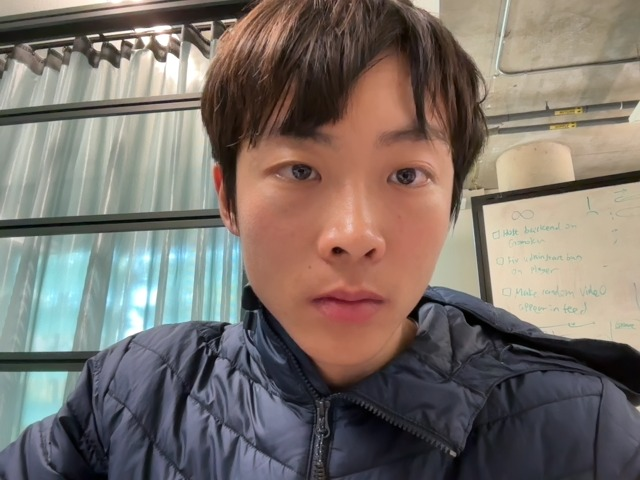
#> input picture newBackend/uploads/uploaded_image.jpg, 640 x 480 px
$ python -i test.py   (imports and definitions only)
#> lines starting #> are read from the running program, lines starting #| are printed output that depends on the picture
from typing import Optional

import cv2
import numpy as np
from scipy.signal import find_peaks, savgol_filter

# COLLECT LAST ~40 FRAMES

# Initialize the webcam
# cap = cv2.VideoCapture(0)

face_cascade = cv2.CascadeClassifier(cv2.data.haarcascades + 'haarcascade_frontalface_default.xml')

# Parameters for peak detection and Savitzky-Golay filter
THRESHOLD = 0.005  # Threshold to detect significant change in rmse
POLYORDER = 2  # Polynomial order for Savitzky-Golay filter

# Function to compute the Eigenfaces (PCA)
def compute_eigenfaces(images):
    data_matrix = np.array([img.flatten() for img in images])
    mean_face = np.mean(data_matrix, axis=0)
    centered_matrix = data_matrix - mean_face
    _, _, eigen_vectors = np.linalg.svd(centered_matrix, full_matrices=False)
    return mean_face, eigen_vectors


# Function to project the face into the Eigenface space
# [4 lines left out: function project_to_eigenfaces, not called in this run]


# Normally, you would gather a set of training images.
dummy_face = np.zeros((200, 200), dtype=np.uint8)
mean_face, eigen_vectors = compute_eigenfaces([dummy_face])  # Replace this with your actual training images

# Function to blur the background while keeping the largest face sharp
def blur_background(frame, faces):
    # Create a blurred version of the frame
    blurred_frame = cv2.GaussianBlur(frame, (21, 21), 0)

    # Find the largest face based on the area (width * height)
    largest_face = max(faces, key=lambda f: f[2] * f[3])

    # Create a mask for the largest face region (the face will remain sharp)
    x, y, w, h = largest_face
    face_region = frame[y:y + h, x:x + w]

    # Replace the corresponding part of the blurred frame with the sharp face region
    blurred_frame[y:y + h, x:x + w] = face_region

    return blurred_frame, largest_face

# [78 lines left out: functions rmse_peak_detection, get_eigenFace_mse, not called in this run]

def display_frame(frame: np.ndarray, text: str = "") -> None:
    """
    Function to display the frame with an optional text overlay

    Will detect a face and blur the background, then display the frame with the text overlay

    :param frame: np.ndarray: The frame to display
    :param text: str: The text to overlay on the frame
    """
    faces = face_cascade.detectMultiScale(cv2.cvtColor(frame, cv2.COLOR_BGR2GRAY), 1.1, 4)
    if len(faces) > 0:
        frame_with_blurred_background, _ = blur_background(frame, faces)
        cv2.putText(frame_with_blurred_background, text, (10, 30), cv2.FONT_HERSHEY_SIMPLEX, 1, (0, 255, 0), 2)
        cv2.imshow('Webcam', frame_with_blurred_background)
    else:
        cv2.imshow('Webcam', frame)

>>> import cv2
>>> picture = cv2.imread('uploads/uploaded_image.jpg')
#> picture is the input picture: shape (480, 640, 3); mean B, G, R 106.9, 113.5, 122.8
>>> result = display_frame(picture)
#> in display_frame, `faces = face_cascade.detectMultiScale(cv2.cvtColor(frame, cv2.COLOR_BG..`: faces = [[208, 67, 296, 296]]
#> in blur_background, `blurred_frame = cv2.GaussianBlur(frame, (21, 21), 0)`:
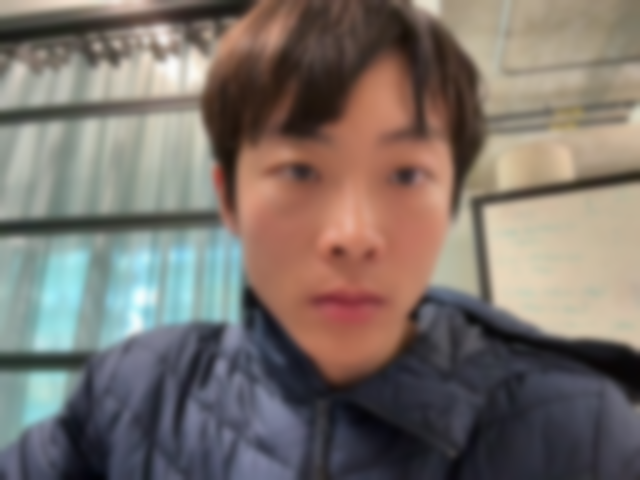
#> blurred_frame: shape (480, 640, 3); mean B, G, R 106.9, 113.5, 122.8
#> in blur_background, `largest_face = max(faces, key=lambda f: f[2] * f[3])`: largest_face = [208, 67, 296, 296]
#> in blur_background, `x, y, w, h = largest_face`: x = 208; y = 67; w = 296
#> in blur_background, `face_region = frame[y:y + h, x:x + w]`:
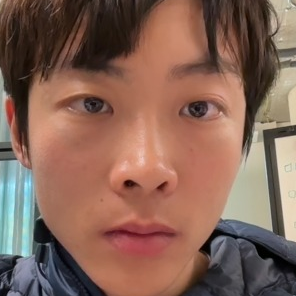
#> face_region: shape (296, 296, 3); mean B, G, R 86.8, 100.5, 134.4
#> in blur_background, `blurred_frame[y:y + h, x:x + w] = face_region`:
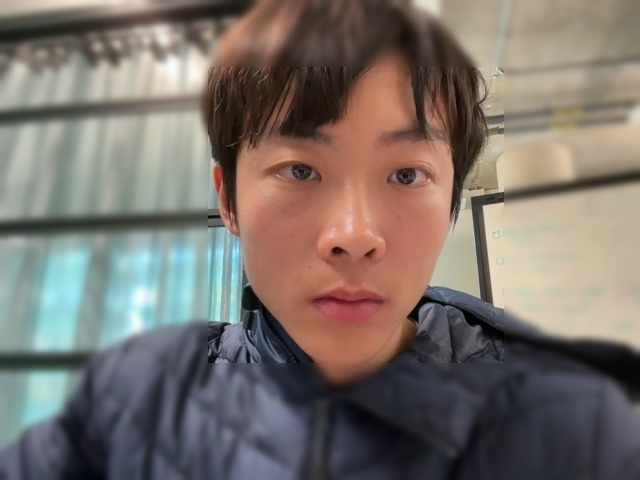
#> blurred_frame: shape (480, 640, 3); mean B, G, R 106.9, 113.5, 122.8
